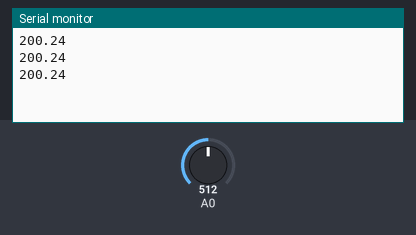
The sketch below on a simulated Arduino Uno, built with avr-gcc and run on an emulated ATmega328P. On the bench: the last lines printed to the serial monitor. The inputs (shaded band) are chosen by the test bench; at power-on: A0 = 512.

Above: at 1.3 s.
1.4 s: A0 set to 716
At 1.9 s:
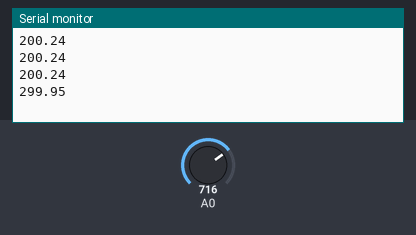
2.9 s: A0 set to 900
At 3.4 s:
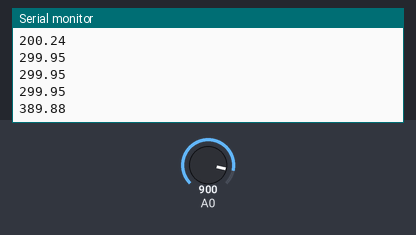
Timing chart, 0 to 5.9 s (numbered marks = the images above; inputs shaded):
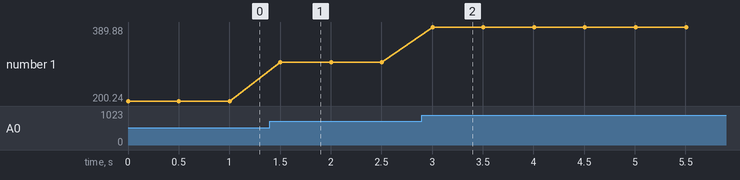

Measured:
- after the input at 1.4 s, the serial monitor: prints a new line after 0.10 s (image 1)
- after the input at 2.9 s, the serial monitor: prints a new line after 0.10 s (image 2)
- plotted number 1: 200.24 → 299.95 after the input at 1.4 s, 299.95 → 389.88 after the input at 2.9 s

The sketch:

temperature.ino
```cpp
#include "Temperature.hpp"

Temperature tempSensor01(A0);

void setup()
{
	Serial.begin(9600);
}

void loop()
{
	Serial.println(tempSensor01.getTemperature());
	delay(500);
}
```

Temperature.cpp
```cpp
#include "Temperature.hpp"

/**
 * ## Temperature Class Constructor
 * Default for setup Temperature.
 * @param inputPin Set pin to read voltage from sensor.
 */
Temperature::Temperature(unsigned int inputPin): inputPin(inputPin)
{
	pinMode(inputPin, INPUT);
}

/**
 * ## Temperature Class Constructor
 * Default for setup Temperature.
 * @param ojb Set pin to read voltage from sensor.
 */
Temperature::Temperature(const Temperature& obj): inputPin(obj.inputPin)
{
	pinMode(obj.inputPin, INPUT);
}

Temperature::~Temperature()
{
}

/**
 * get temperature in Celsius.
 * @return temperature in Celsius in double.
 */
double	Temperature::getTemperature() const
{
	return (((analogRead(inputPin) * 5.0 / 1023) - 0.5 ) / 0.01 );
}

void	Temperature::setInputPin(unsigned int inputPin)
{
	this->inputPin = inputPin;
	pinMode(inputPin, INPUT);
}
```

Temperature.hpp
```cpp
#ifndef TEMPERATURE_HPP
# define TEMPERATURE_HPP

# include <Arduino.h>

class Temperature
{

	private:

		unsigned int	inputPin;

	public:

		Temperature(unsigned int inputPin);
		Temperature(const Temperature& obj);
		~Temperature();

		double	getTemperature() const;

		void	setInputPin(unsigned int inputPin);

};

#endif
```
